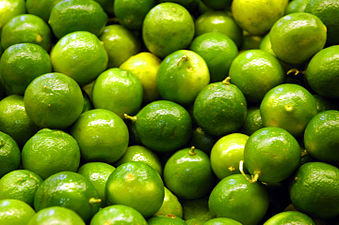
#> input picture Limes.jpg, 339 x 225 px
$ python trabalho.py
#> lines starting #> are read from the running program, lines starting #| are printed output that depends on the picture
import numpy as np
import matplotlib.pyplot as plt
from PIL import Image

# -------------------------------------------------------------
# 1. FUNÇÃO PARA CARREGAR IMAGEM JPG
# -------------------------------------------------------------
def carregar_imagem(caminho):
#> called with caminho = 'Limes.jpg'
    img = Image.open(caminho).convert('RGB')
#> img is the input picture: PIL image 339x225 RGB; mean R, G, B 100.4, 129.8, 18.9
    return np.array(img, dtype=np.float32)

# -------------------------------------------------------------
# 2. AS 5 TRANSFORMAÇÕES REQUISITADAS
# -------------------------------------------------------------

# FILTRO 1: Converter para Tons de Cinza
def para_cinza(matriz_rgb):
    if len(matriz_rgb.shape) == 2:
        return matriz_rgb.copy()

    r = matriz_rgb[:, :, 0]
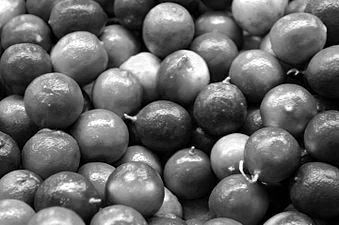
#> r: shape (225, 339) float32; min 0, max 255, mean 100.4
    g = matriz_rgb[:, :, 1]
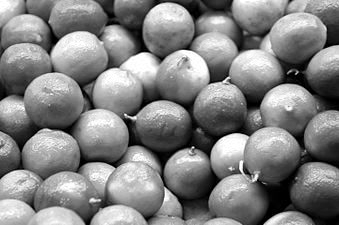
#> g: shape (225, 339) float32; min 0, max 255, mean 129.8
    b = matriz_rgb[:, :, 2]
    return (r + g + b) / 3.0
#> returned value: shape (225, 339) float32

# FILTRO 2: Blur (Máscara 3x3 de Média)
def aplicar_blur(matriz_cinza):
    lins, cols = matriz_cinza.shape
#> lins = 225; cols = 339
    img_blur = matriz_cinza.copy()
    m = matriz_cinza

    for i in range(1, lins - 1):
        for j in range(1, cols - 1):
            soma = (
                m[i-1, j-1] + m[i-1, j] + m[i-1, j+1] +
                m[i,   j-1] + m[i,   j] + m[i,   j+1] +
                m[i+1, j-1] + m[i+1, j] + m[i+1, j+1]
            )
            img_blur[i, j] = soma / 9.0
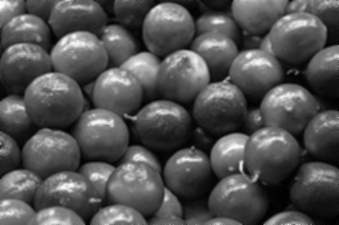
#> img_blur: shape (225, 339) float32; min 0, max 254.7, mean 83.1

    return img_blur

# FILTRO 3: Detecção de Bordas (Sobel)
def aplicar_sobel(matriz_cinza):
    lins, cols = matriz_cinza.shape
#> lins = 225; cols = 339
    sobel_v = np.zeros_like(matriz_cinza)
    sobel_h = np.zeros_like(matriz_cinza)
    m = matriz_cinza

    for i in range(1, lins - 1):
        for j in range(1, cols - 1):
            # Máscara Vertical
            v = ( 1*m[i-1, j-1] +  0*m[i-1, j] + -1*m[i-1, j+1] +
                  2*m[i,   j-1] +  0*m[i,   j] + -2*m[i,   j+1] +
                  1*m[i+1, j-1] +  0*m[i+1, j] + -1*m[i+1, j+1] )

            # Máscara Horizontal
            h = ( 1*m[i-1, j-1] +  2*m[i-1, j] +  1*m[i-1, j+1] +
                  0*m[i,   j-1] +  0*m[i,   j] +  0*m[i,   j+1] +
                 -1*m[i+1, j-1] + -2*m[i+1, j] + -1*m[i+1, j+1] )

            sobel_v[i, j] = np.clip(v, 0, 255)
            sobel_h[i, j] = np.clip(h, 0, 255)
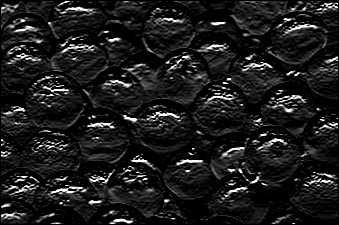
#> sobel_h: shape (225, 339) float32; min 0, max 255, mean 28.3
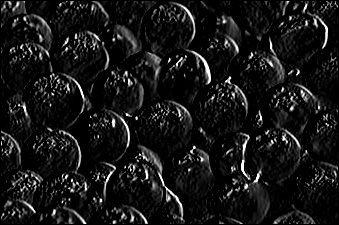
#> sobel_v: shape (225, 339) float32; min 0, max 255, mean 22.6

    return np.clip(sobel_v + sobel_h, 0, 255)

# FILTRO 4: Unsharp Mask (Original Cinza - Blur)
def aplicar_unsharp(matriz_cinza):
    img_blur = aplicar_blur(matriz_cinza)
    unsharp = matriz_cinza - img_blur
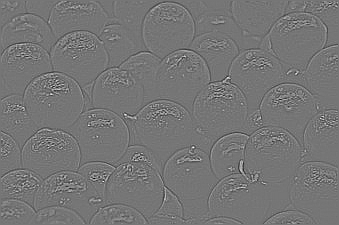
#> unsharp: shape (225, 339) float32; min -80.41, max 93.22, mean 0; drawn with min black and max white
    return np.clip(unsharp, 0, 255)

# FILTRO 5: Sharpening (Original Cinza + Unsharp)
def aplicar_sharpening(matriz_cinza):
    img_unsharp = aplicar_unsharp(matriz_cinza)
    sharpening = matriz_cinza + img_unsharp
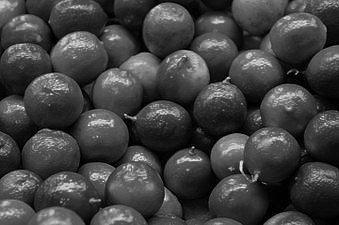
#> sharpening: shape (225, 339) float32; min 0, max 334.1, mean 85.6; drawn with min black and max white
    return np.clip(sharpening, 0, 255)

# -------------------------------------------------------------
# 3. PROGRAMA PRINCIPAL
# -------------------------------------------------------------
if __name__ == "__main__":
    # NOME DA SUA IMAGEM (certifique-se de que o arquivo está na mesma pasta!)
    caminho_imagem = "Limes.jpg"

    try:
        # Carrega a imagem original
        img_original = carregar_imagem(caminho_imagem)

        # Aplica as 5 transformações
        img_cinza = para_cinza(img_original)
        img_blur = aplicar_blur(img_cinza)
        img_sobel = aplicar_sobel(img_cinza)
        img_unsharp = aplicar_unsharp(img_cinza)
        img_sharpening = aplicar_sharpening(img_cinza)

        # Monta a exibição em grade
        fig, axes = plt.subplots(2, 3, figsize=(12, 8))

        axes[0, 0].imshow(img_original.astype(np.uint8))
        axes[0, 0].set_title("Original (Colorida)")

        axes[0, 1].imshow(img_cinza, cmap='gray')
        axes[0, 1].set_title("1. Tons de Cinza")

        axes[0, 2].imshow(img_blur, cmap='gray')
        axes[0, 2].set_title("2. Blur")

        axes[1, 0].imshow(img_sobel, cmap='gray')
        axes[1, 0].set_title("3. Sobel (Bordas)")

        axes[1, 1].imshow(img_unsharp, cmap='gray')
        axes[1, 1].set_title("4. Unsharp Mask")

        axes[1, 2].imshow(img_sharpening, cmap='gray')
        axes[1, 2].set_title("5. Sharpening")

        for ax in axes.ravel():
            ax.axis('off')

        plt.tight_layout()
        plt.show()

    except FileNotFoundError:
        print(f"Erro: Não foi possível encontrar a imagem '{caminho_imagem}'. Verifique o nome da imagem na pasta!")
